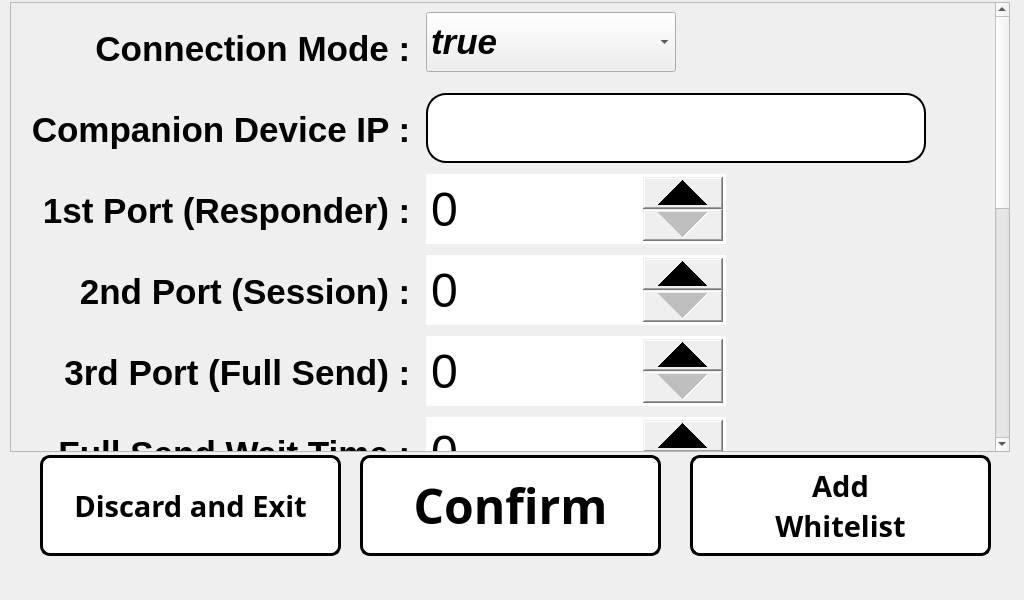
<?xml version="1.0" encoding="UTF-8"?>
<ui version="4.0">
 <class>MainWindow</class>
 <widget class="QMainWindow" name="MainWindow">
  <property name="geometry">
   <rect>
    <x>0</x>
    <y>0</y>
    <width>1024</width>
    <height>600</height>
   </rect>
  </property>
  <property name="minimumSize">
   <size>
    <width>1024</width>
    <height>600</height>
   </size>
  </property>
  <property name="maximumSize">
   <size>
    <width>1024</width>
    <height>600</height>
   </size>
  </property>
  <property name="windowTitle">
   <string>Interactive First Aid Cabinet</string>
  </property>
  <widget class="QWidget" name="centralwidget">
   <widget class="QScrollArea" name="scrollArea">
    <property name="geometry">
     <rect>
      <x>10</x>
      <y>2</y>
      <width>1000</width>
      <height>450</height>
     </rect>
    </property>
    <property name="minimumSize">
     <size>
      <width>1000</width>
      <height>450</height>
     </size>
    </property>
    <property name="maximumSize">
     <size>
      <width>1000</width>
      <height>450</height>
     </size>
    </property>
    <property name="frameShape">
     <enum>QFrame::StyledPanel</enum>
    </property>
    <property name="widgetResizable">
     <bool>true</bool>
    </property>
    <widget class="QWidget" name="scrollAreaWidgetContents">
     <property name="geometry">
      <rect>
       <x>0</x>
       <y>0</y>
       <width>981</width>
       <height>990</height>
      </rect>
     </property>
     <layout class="QFormLayout" name="formLayout">
      <item row="0" column="0">
       <widget class="QLabel" name="label">
        <property name="minimumSize">
         <size>
          <width>400</width>
          <height>75</height>
         </size>
        </property>
        <property name="maximumSize">
         <size>
          <width>400</width>
          <height>75</height>
         </size>
        </property>
        <property name="text">
         <string>&lt;html&gt;&lt;head/&gt;&lt;body&gt;&lt;p align=&quot;right&quot;&gt;&lt;span style=&quot; font-size:26pt; font-weight:600;&quot;&gt;Connection Mode : &lt;/span&gt;&lt;/p&gt;&lt;/body&gt;&lt;/html&gt;</string>
        </property>
       </widget>
      </item>
      <item row="1" column="0">
       <widget class="QLabel" name="label_2">
        <property name="minimumSize">
         <size>
          <width>400</width>
          <height>75</height>
         </size>
        </property>
        <property name="maximumSize">
         <size>
          <width>400</width>
          <height>75</height>
         </size>
        </property>
        <property name="text">
         <string>&lt;html&gt;&lt;head/&gt;&lt;body&gt;&lt;p align=&quot;right&quot;&gt;&lt;span style=&quot; font-size:26pt; font-weight:600;&quot;&gt;Companion Device IP : &lt;/span&gt;&lt;/p&gt;&lt;/body&gt;&lt;/html&gt;</string>
        </property>
       </widget>
      </item>
      <item row="2" column="0">
       <widget class="QLabel" name="label_3">
        <property name="minimumSize">
         <size>
          <width>400</width>
          <height>75</height>
         </size>
        </property>
        <property name="maximumSize">
         <size>
          <width>400</width>
          <height>75</height>
         </size>
        </property>
        <property name="text">
         <string>&lt;html&gt;&lt;head/&gt;&lt;body&gt;&lt;p align=&quot;right&quot;&gt;&lt;span style=&quot; font-size:26pt; font-weight:600;&quot;&gt;1st Port (Responder) : &lt;/span&gt;&lt;/p&gt;&lt;/body&gt;&lt;/html&gt;</string>
        </property>
       </widget>
      </item>
      <item row="3" column="0">
       <widget class="QLabel" name="label_4">
        <property name="minimumSize">
         <size>
          <width>400</width>
          <height>75</height>
         </size>
        </property>
        <property name="maximumSize">
         <size>
          <width>400</width>
          <height>75</height>
         </size>
        </property>
        <property name="text">
         <string>&lt;html&gt;&lt;head/&gt;&lt;body&gt;&lt;p align=&quot;right&quot;&gt;&lt;span style=&quot; font-size:26pt; font-weight:600;&quot;&gt;2nd Port (Session) : &lt;/span&gt;&lt;/p&gt;&lt;/body&gt;&lt;/html&gt;</string>
        </property>
       </widget>
      </item>
      <item row="5" column="0">
       <widget class="QLabel" name="label_5">
        <property name="minimumSize">
         <size>
          <width>400</width>
          <height>75</height>
         </size>
        </property>
        <property name="maximumSize">
         <size>
          <width>400</width>
          <height>75</height>
         </size>
        </property>
        <property name="text">
         <string>&lt;html&gt;&lt;head/&gt;&lt;body&gt;&lt;p align=&quot;right&quot;&gt;&lt;span style=&quot; font-size:26pt; font-weight:600;&quot;&gt;3rd Port (Full Send) : &lt;/span&gt;&lt;/p&gt;&lt;/body&gt;&lt;/html&gt;</string>
        </property>
       </widget>
      </item>
      <item row="7" column="0">
       <widget class="QLabel" name="label_6">
        <property name="minimumSize">
         <size>
          <width>400</width>
          <height>75</height>
         </size>
        </property>
        <property name="maximumSize">
         <size>
          <width>400</width>
          <height>75</height>
         </size>
        </property>
        <property name="text">
         <string>&lt;html&gt;&lt;head/&gt;&lt;body&gt;&lt;p align=&quot;right&quot;&gt;&lt;span style=&quot; font-size:26pt; font-weight:600;&quot;&gt;Email Connection : &lt;/span&gt;&lt;/p&gt;&lt;/body&gt;&lt;/html&gt;</string>
        </property>
       </widget>
      </item>
      <item row="8" column="0">
       <widget class="QLabel" name="label_7">
        <property name="minimumSize">
         <size>
          <width>400</width>
          <height>75</height>
         </size>
        </property>
        <property name="maximumSize">
         <size>
          <width>400</width>
          <height>75</height>
         </size>
        </property>
        <property name="text">
         <string>&lt;html&gt;&lt;head/&gt;&lt;body&gt;&lt;p align=&quot;right&quot;&gt;&lt;span style=&quot; font-size:26pt; font-weight:600;&quot;&gt;Email : &lt;/span&gt;&lt;/p&gt;&lt;/body&gt;&lt;/html&gt;</string>
        </property>
       </widget>
      </item>
      <item row="9" column="0">
       <widget class="QLabel" name="label_8">
        <property name="minimumSize">
         <size>
          <width>400</width>
          <height>75</height>
         </size>
        </property>
        <property name="maximumSize">
         <size>
          <width>400</width>
          <height>75</height>
         </size>
        </property>
        <property name="text">
         <string>&lt;html&gt;&lt;head/&gt;&lt;body&gt;&lt;p align=&quot;right&quot;&gt;&lt;span style=&quot; font-size:26pt; font-weight:600;&quot;&gt;Enable Camera : &lt;/span&gt;&lt;/p&gt;&lt;/body&gt;&lt;/html&gt;</string>
        </property>
       </widget>
      </item>
      <item row="10" column="0">
       <widget class="QLabel" name="label_9">
        <property name="minimumSize">
         <size>
          <width>400</width>
          <height>75</height>
         </size>
        </property>
        <property name="maximumSize">
         <size>
          <width>400</width>
          <height>75</height>
         </size>
        </property>
        <property name="text">
         <string>&lt;html&gt;&lt;head/&gt;&lt;body&gt;&lt;p align=&quot;right&quot;&gt;&lt;span style=&quot; font-size:26pt; font-weight:600;&quot;&gt;Enable Solenoid : &lt;/span&gt;&lt;/p&gt;&lt;/body&gt;&lt;/html&gt;</string>
        </property>
       </widget>
      </item>
      <item row="11" column="0">
       <widget class="QLabel" name="label_10">
        <property name="minimumSize">
         <size>
          <width>400</width>
          <height>75</height>
         </size>
        </property>
        <property name="maximumSize">
         <size>
          <width>400</width>
          <height>75</height>
         </size>
        </property>
        <property name="text">
         <string>&lt;html&gt;&lt;head/&gt;&lt;body&gt;&lt;p align=&quot;right&quot;&gt;&lt;span style=&quot; font-size:26pt; font-weight:600;&quot;&gt;Allow Saving CSV : &lt;/span&gt;&lt;/p&gt;&lt;/body&gt;&lt;/html&gt;</string>
        </property>
       </widget>
      </item>
      <item row="12" column="0">
       <widget class="QLabel" name="label_11">
        <property name="minimumSize">
         <size>
          <width>400</width>
          <height>75</height>
         </size>
        </property>
        <property name="maximumSize">
         <size>
          <width>400</width>
          <height>75</height>
         </size>
        </property>
        <property name="text">
         <string>&lt;html&gt;&lt;head/&gt;&lt;body&gt;&lt;p align=&quot;right&quot;&gt;&lt;span style=&quot; font-size:26pt; font-weight:600;&quot;&gt;Allow Deleting CSV : &lt;/span&gt;&lt;/p&gt;&lt;/body&gt;&lt;/html&gt;</string>
        </property>
       </widget>
      </item>
      <item row="6" column="0">
       <widget class="QLabel" name="label_12">
        <property name="minimumSize">
         <size>
          <width>400</width>
          <height>75</height>
         </size>
        </property>
        <property name="maximumSize">
         <size>
          <width>400</width>
          <height>75</height>
         </size>
        </property>
        <property name="text">
         <string>&lt;html&gt;&lt;head/&gt;&lt;body&gt;&lt;p align=&quot;right&quot;&gt;&lt;span style=&quot; font-size:26pt; font-weight:600;&quot;&gt;Full Send Wait Time : &lt;/span&gt;&lt;/p&gt;&lt;/body&gt;&lt;/html&gt;</string>
        </property>
       </widget>
      </item>
      <item row="1" column="1">
       <widget class="QLineEdit" name="settings_device_ip">
        <property name="minimumSize">
         <size>
          <width>500</width>
          <height>70</height>
         </size>
        </property>
        <property name="maximumSize">
         <size>
          <width>500</width>
          <height>70</height>
         </size>
        </property>
        <property name="font">
         <font>
          <pointsize>28</pointsize>
          <weight>50</weight>
          <italic>false</italic>
          <bold>false</bold>
         </font>
        </property>
        <property name="styleSheet">
         <string notr="true">QLineEdit
{
  background-color: white;
color: black;
border-style: outset;
border-width: 2px;
border-radius:20px;
border-color: black;
}</string>
        </property>
        <property name="text">
         <string/>
        </property>
       </widget>
      </item>
      <item row="8" column="1">
       <widget class="QLineEdit" name="settings_email_send">
        <property name="minimumSize">
         <size>
          <width>500</width>
          <height>70</height>
         </size>
        </property>
        <property name="maximumSize">
         <size>
          <width>500</width>
          <height>70</height>
         </size>
        </property>
        <property name="font">
         <font>
          <pointsize>22</pointsize>
          <weight>50</weight>
          <italic>false</italic>
          <bold>false</bold>
         </font>
        </property>
        <property name="styleSheet">
         <string notr="true">QLineEdit
{
  background-color: white;
color: black;
border-style: outset;
border-width: 2px;
border-radius:20px;
border-color: black;
}</string>
        </property>
        <property name="text">
         <string/>
        </property>
       </widget>
      </item>
      <item row="0" column="1">
       <widget class="QComboBox" name="settings_connection_mode">
        <property name="minimumSize">
         <size>
          <width>250</width>
          <height>60</height>
         </size>
        </property>
        <property name="maximumSize">
         <size>
          <width>250</width>
          <height>60</height>
         </size>
        </property>
        <property name="font">
         <font>
          <pointsize>26</pointsize>
          <weight>75</weight>
          <italic>true</italic>
          <bold>true</bold>
         </font>
        </property>
        <property name="styleSheet">
         <string notr="true"/>
        </property>
        <item>
         <property name="text">
          <string>true</string>
         </property>
        </item>
        <item>
         <property name="text">
          <string>false</string>
         </property>
        </item>
       </widget>
      </item>
      <item row="7" column="1">
       <widget class="QComboBox" name="settings_email_connection">
        <property name="minimumSize">
         <size>
          <width>250</width>
          <height>60</height>
         </size>
        </property>
        <property name="maximumSize">
         <size>
          <width>250</width>
          <height>60</height>
         </size>
        </property>
        <property name="font">
         <font>
          <pointsize>26</pointsize>
          <weight>75</weight>
          <italic>true</italic>
          <bold>true</bold>
         </font>
        </property>
        <item>
         <property name="text">
          <string>true</string>
         </property>
        </item>
        <item>
         <property name="text">
          <string>false</string>
         </property>
        </item>
       </widget>
      </item>
      <item row="9" column="1">
       <widget class="QComboBox" name="settings_enable_camera">
        <property name="minimumSize">
         <size>
          <width>250</width>
          <height>60</height>
         </size>
        </property>
        <property name="maximumSize">
         <size>
          <width>250</width>
          <height>60</height>
         </size>
        </property>
        <property name="font">
         <font>
          <pointsize>26</pointsize>
          <weight>75</weight>
          <italic>true</italic>
          <bold>true</bold>
         </font>
        </property>
        <item>
         <property name="text">
          <string>true</string>
         </property>
        </item>
        <item>
         <property name="text">
          <string>false</string>
         </property>
        </item>
       </widget>
      </item>
      <item row="10" column="1">
       <widget class="QComboBox" name="settings_enable_solenoid">
        <property name="minimumSize">
         <size>
          <width>250</width>
          <height>60</height>
         </size>
        </property>
        <property name="maximumSize">
         <size>
          <width>250</width>
          <height>60</height>
         </size>
        </property>
        <property name="font">
         <font>
          <pointsize>26</pointsize>
          <weight>75</weight>
          <italic>true</italic>
          <bold>true</bold>
         </font>
        </property>
        <item>
         <property name="text">
          <string>true</string>
         </property>
        </item>
        <item>
         <property name="text">
          <string>false</string>
         </property>
        </item>
       </widget>
      </item>
      <item row="11" column="1">
       <widget class="QComboBox" name="settings_csv_saving">
        <property name="minimumSize">
         <size>
          <width>250</width>
          <height>60</height>
         </size>
        </property>
        <property name="maximumSize">
         <size>
          <width>250</width>
          <height>60</height>
         </size>
        </property>
        <property name="font">
         <font>
          <pointsize>26</pointsize>
          <weight>75</weight>
          <italic>true</italic>
          <bold>true</bold>
         </font>
        </property>
        <item>
         <property name="text">
          <string>true</string>
         </property>
        </item>
        <item>
         <property name="text">
          <string>false</string>
         </property>
        </item>
       </widget>
      </item>
      <item row="12" column="1">
       <widget class="QComboBox" name="settings_csv_deleting">
        <property name="minimumSize">
         <size>
          <width>250</width>
          <height>60</height>
         </size>
        </property>
        <property name="maximumSize">
         <size>
          <width>250</width>
          <height>60</height>
         </size>
        </property>
        <property name="font">
         <font>
          <pointsize>26</pointsize>
          <weight>75</weight>
          <italic>true</italic>
          <bold>true</bold>
         </font>
        </property>
        <item>
         <property name="text">
          <string>true</string>
         </property>
        </item>
        <item>
         <property name="text">
          <string>false</string>
         </property>
        </item>
       </widget>
      </item>
      <item row="3" column="1">
       <widget class="QSpinBox" name="settings_2nd_port">
        <property name="minimumSize">
         <size>
          <width>300</width>
          <height>70</height>
         </size>
        </property>
        <property name="maximumSize">
         <size>
          <width>300</width>
          <height>70</height>
         </size>
        </property>
        <property name="font">
         <font>
          <pointsize>36</pointsize>
          <weight>50</weight>
          <bold>false</bold>
         </font>
        </property>
        <property name="styleSheet">
         <string notr="true">QSpinBox::down-button{
    width: 80
}
QSpinBox::up-button{
    width: 80;
}

QSpinBox::up-button:hover:!pressed
{
  background-color: rgb(195,30,60);
}

QSpinBox::down-button:hover:!pressed
{
  background-color: rgb(195,30,60);
}</string>
        </property>
        <property name="maximum">
         <number>9999</number>
        </property>
        <property name="singleStep">
         <number>100</number>
        </property>
       </widget>
      </item>
      <item row="2" column="1">
       <widget class="QSpinBox" name="settings_1st_port">
        <property name="minimumSize">
         <size>
          <width>300</width>
          <height>70</height>
         </size>
        </property>
        <property name="maximumSize">
         <size>
          <width>300</width>
          <height>70</height>
         </size>
        </property>
        <property name="font">
         <font>
          <pointsize>36</pointsize>
          <weight>50</weight>
          <bold>false</bold>
         </font>
        </property>
        <property name="styleSheet">
         <string notr="true">QSpinBox::down-button{
    width: 80
}
QSpinBox::up-button{
    width: 80;
}

QSpinBox::up-button:hover:!pressed
{
  background-color: rgb(195,30,60);
}

QSpinBox::down-button:hover:!pressed
{
  background-color: rgb(195,30,60);
}</string>
        </property>
        <property name="maximum">
         <number>9999</number>
        </property>
        <property name="singleStep">
         <number>100</number>
        </property>
       </widget>
      </item>
      <item row="5" column="1">
       <widget class="QSpinBox" name="settings_3rd_port">
        <property name="minimumSize">
         <size>
          <width>300</width>
          <height>70</height>
         </size>
        </property>
        <property name="maximumSize">
         <size>
          <width>300</width>
          <height>70</height>
         </size>
        </property>
        <property name="font">
         <font>
          <pointsize>36</pointsize>
          <weight>50</weight>
          <bold>false</bold>
         </font>
        </property>
        <property name="styleSheet">
         <string notr="true">QSpinBox::down-button{
    width: 80
}
QSpinBox::up-button{
    width: 80;
}

QSpinBox::up-button:hover:!pressed
{
  background-color: rgb(195,30,60);
}

QSpinBox::down-button:hover:!pressed
{
  background-color: rgb(195,30,60);
}</string>
        </property>
        <property name="maximum">
         <number>9999</number>
        </property>
        <property name="singleStep">
         <number>100</number>
        </property>
       </widget>
      </item>
      <item row="6" column="1">
       <widget class="QSpinBox" name="settings_send_wait_time">
        <property name="minimumSize">
         <size>
          <width>300</width>
          <height>70</height>
         </size>
        </property>
        <property name="maximumSize">
         <size>
          <width>300</width>
          <height>70</height>
         </size>
        </property>
        <property name="font">
         <font>
          <pointsize>36</pointsize>
          <weight>50</weight>
          <bold>false</bold>
         </font>
        </property>
        <property name="styleSheet">
         <string notr="true">QSpinBox::down-button{
    width: 80
}
QSpinBox::up-button{
    width: 80;
}

QSpinBox::up-button:hover:!pressed
{
  background-color: rgb(195,30,60);
}

QSpinBox::down-button:hover:!pressed
{
  background-color: rgb(195,30,60);
}</string>
        </property>
        <property name="maximum">
         <number>1000</number>
        </property>
        <property name="singleStep">
         <number>2</number>
        </property>
       </widget>
      </item>
     </layout>
    </widget>
   </widget>
   <widget class="QPushButton" name="confirm_settings">
    <property name="geometry">
     <rect>
      <x>360</x>
      <y>455</y>
      <width>301</width>
      <height>101</height>
     </rect>
    </property>
    <property name="font">
     <font>
      <family>PibotoLt</family>
      <pointsize>36</pointsize>
      <weight>75</weight>
      <bold>true</bold>
     </font>
    </property>
    <property name="cursor">
     <cursorShape>PointingHandCursor</cursorShape>
    </property>
    <property name="styleSheet">
     <string notr="true">QPushButton:hover:!pressed
{
  background-color: rgb(195,30,60);
}

QPushButton
{
  background-color: white;
color: black;
border-style: outset;
border-width: 3px;
border-radius:10px;
border-color: black;
}
</string>
    </property>
    <property name="text">
     <string>Confirm</string>
    </property>
   </widget>
   <widget class="QPushButton" name="add_whitelist">
    <property name="geometry">
     <rect>
      <x>690</x>
      <y>455</y>
      <width>301</width>
      <height>101</height>
     </rect>
    </property>
    <property name="font">
     <font>
      <family>PibotoLt</family>
      <pointsize>22</pointsize>
      <weight>75</weight>
      <bold>true</bold>
     </font>
    </property>
    <property name="cursor">
     <cursorShape>PointingHandCursor</cursorShape>
    </property>
    <property name="styleSheet">
     <string notr="true">QPushButton:hover:!pressed
{
  background-color: rgb(195,30,60);
}

QPushButton
{
  background-color: white;
color: black;
border-style: outset;
border-width: 3px;
border-radius:10px;
border-color: black;
}
</string>
    </property>
    <property name="text">
     <string>Add
Whitelist</string>
    </property>
   </widget>
   <widget class="QPushButton" name="exit_settings">
    <property name="geometry">
     <rect>
      <x>40</x>
      <y>455</y>
      <width>301</width>
      <height>101</height>
     </rect>
    </property>
    <property name="font">
     <font>
      <family>PibotoLt</family>
      <pointsize>22</pointsize>
      <weight>75</weight>
      <bold>true</bold>
     </font>
    </property>
    <property name="cursor">
     <cursorShape>PointingHandCursor</cursorShape>
    </property>
    <property name="styleSheet">
     <string notr="true">QPushButton:hover:!pressed
{
  background-color: rgb(195,30,60);
}

QPushButton
{
  background-color: white;
color: black;
border-style: outset;
border-width: 3px;
border-radius:10px;
border-color: black;
}
</string>
    </property>
    <property name="text">
     <string>Discard and Exit</string>
    </property>
   </widget>
  </widget>
 </widget>
 <resources/>
 <connections/>
</ui>
